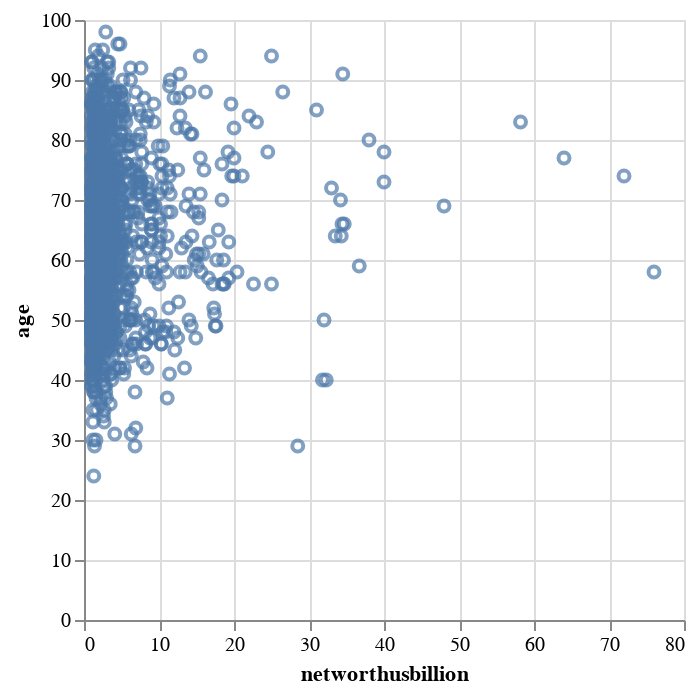

Here is the notebook cell this chart was saved with:
### Code cell
alt.Chart(df).mark_point().encode(
    x='networthusbillion',
    y='age'
)

### Figure 1 — Vega-Lite specification as saved in the notebook (floating-point values rounded to 4 significant figures; data arrays with more than 128 entries replaced by an {"elided": "..."} marker saying what was removed)
{"config": {"view": {"continuousWidth": 300, "continuousHeight": 300}}, "data": {"name": "data-90c99557c852d48a416f03ba6d508566"}, "mark": {"type": "point"}, "encoding": {"x": {"field": "networthusbillion", "type": "quantitative"}, "y": {"field": "age", "type": "quantitative"}}, "$schema": "https://vega.github.io/schema/vega-lite/v5.20.1.json", "datasets": {"data-90c99557c852d48a416f03ba6d508566": {"elided": "1653 records"}}}
